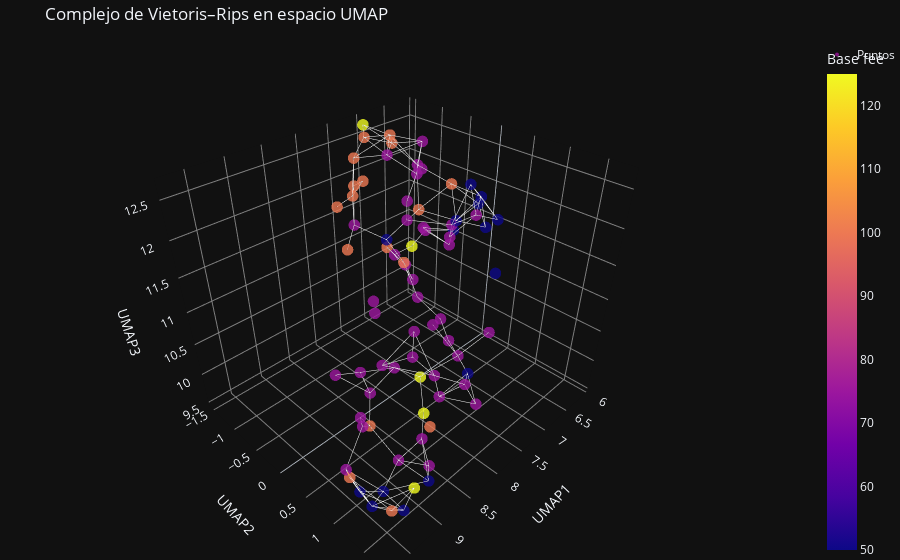

The code cell stored with this chart in its notebook:
### Code cell
fig = plot_rips_complex_3d(df_space, simplex_tree,"Base fee")
fig.show()

### Figure 1 — Plotly figure (JSON) as saved in the notebook; plotly's stock layout.template omitted (floating-point values rounded to 4 significant figures)
{"data": [{"marker": {"color": [75, 100, 50, 75, 100, 125, 75, 75, 75, 100, 75, 75, 125, 75, 100, 125, 50, 50, 75, 50, 75, 75, 75, 75, 50, 50, 75, 75, 75, 100, 75, 75, 75, 75, 75, 125, 75, 75, 50, 50, 75, 100, 75, 50, 75, 100, 75, 75, 50, 75, 100, 50, 75, 75, 100, 75, 75, 75, 75, 50, 100, 75, 100, 100, 100, 125, 50, 50, 100, 75, 75, 75, 100, 100, 75, 75, 100, 75, 50], "colorbar": {"title": {"text": "Base fee"}}, "opacity": 0.8, "size": 4}, "mode": "markers", "name": "Puntos", "text": [1282890977555839200, 1255908021842198000, 1364376551860962000, 1279218191310817300, 1316158964673335800, 725951699224907000, 1254303583045547000, 1315344706047362000, 1338690952348756000, 986342579444462300, 994392265836559400, 1170314793845437700, 1144449787453177600, 50637762, 1370475063168875000, 1279264133273766000, 1038158992459515900, 1060659586771911300, 995879788500033000, 1082092672297397400, 1117493870268287100, 1331317275345198300, 1345885220314300200, 1252955190460839200, 807287853103474300, 1003680480548024800, 1101521186410665200, 1126871837482680800, 911113843317991700, 878352430199001000, 1216205629459955500, 1152493881820384900, 1317428120714655700, 823224593312108900, 802873898143599600, 985588880340118800, 846281101302571300, 1073830324762676700, 1291369680799235000, 1291386342035447000, 1291348254945758000, 1284922899449150000, 1300846874190722000, 1178368806182581200, 1354503288606231800, 839283791724610400, 852322227051781600, 852836475894493600, 852998646126710300, 928953902518668800, 853430725018525700, 865741394178687700, 1065446126459762300, 865494322261178400, 852722227526718200, 852423984035352400, 852707152905312600, 852764754959774100, 865501138503964800, 865484469517762000, 852958133808719200, 958267722202025600, 878789244081373200, 852846097719499000, 852947489018010500, 865417719613815700, 865433093370851100, 865505131391285000, 929051174009268500, 1229800644222284300, 890771974735264600, 897405006229683800, 943495681388968800, 982475106451734700, 982475113924685800, 1061083288618779900, 1131261936147333000, 1061118933427624700, 1374717540319611100], "type": "scatter3d", "x": [6.334, 9.73, 6.102, 6.112, 6.834, 7.967, 6.124, 8.588, 6.768, 7.267, 7.312, 6.615, 8.293, 8.766, 8.83, 9.351, 9.421, 9.628, 7.24, 7.814, 8.561, 9.103, 9.103, 8.191, 6.693, 7.213, 7.713, 7.168, 7.454, 7.416, 8.118, 8.894, 8.463, 7.727, 8.714, 6.199, 6.674, 8.475, 9.317, 9.575, 9.57, 7.873, 8.383, 6.579, 8.553, 7.159, 6.678, 6.859, 6.415, 7.131, 7.031, 6.257, 7.624, 7.121, 6.505, 7.328, 6.419, 7.237, 6.808, 6.538, 7.487, 6.775, 7.54, 6.816, 7.146, 6.987, 6.252, 6.746, 6.834, 8.818, 8.242, 8.426, 8.928, 7.992, 7.249, 7.52, 9.626, 7.964, 8.812], "y": [-0.984, 1.2, -0.6008, -1.144, -1.239, 0.5283, -0.6486, 1.15, -0.9267, -0.463, 0.4185, -1.307, 0.9003, 0.6873, 0.5121, 1.757, 1.678, 1.414, 0.2011, 1.153, 0.06316, 0.6694, 0.6986, 0.2885, 0.6219, -0.8466, -0.5972, -0.2922, -1.225, -1.242, -0.1268, 1.068, 0.1207, 0.4975, 1.1, -1.343, -0.8595, 0.8908, 1.254, 1.162, 0.9395, -0.8893, 1.211, 0.4966, 1.247, -1.353, -0.7988, -0.0323, 0.09013, -0.379, -0.951, 0.08388, -0.06021, 0.2117, -0.3429, -0.3485, -0.9631, -0.7922, 0.3283, -0.2013, -1.136, -0.6279, -1.13, -0.6317, -1.312, -1.504, -0.06967, 0.166, -1.119, -0.11, 1.446, 1.163, 1.565, -0.8995, 1.005, 0.7578, 1.71, 1.421, 1.475], "z": [11.05, 10.3, 11.07, 10.86, 10.82, 10.12, 10.81, 9.951, 10.63, 11.09, 10.28, 10.57, 9.978, 10.91, 9.87, 10.29, 9.921, 9.934, 10.48, 10.48, 10.28, 10.33, 10.2, 10.27, 11.15, 11.26, 10.61, 10.56, 11.43, 11.99, 10.86, 9.762, 9.904, 10.81, 11.25, 10.53, 10.35, 11.34, 9.749, 9.893, 10.06, 11.36, 10.53, 11.83, 9.529, 11.94, 12.19, 11.48, 11.95, 12.34, 12.65, 11.44, 12.01, 11.86, 12.01, 12.05, 12.01, 12.49, 11.92, 11.54, 12.43, 12.59, 11.93, 11.65, 12.56, 12.63, 11.74, 12.25, 12.45, 10.29, 10.78, 10.85, 10.72, 12.01, 10.71, 10.34, 10.14, 10.27, 9.677]}, {"hoverinfo": "none", "line": {"color": "white", "width": 1}, "mode": "lines", "showlegend": false, "type": "scatter3d", "x": [6.334, 6.102, null], "y": [-0.984, -0.6008, null], "z": [11.05, 11.07, null]}, {"hoverinfo": "none", "line": {"color": "white", "width": 1}, "mode": "lines", "showlegend": false, "type": "scatter3d", "x": [6.334, 6.112, null], "y": [-0.984, -1.144, null], "z": [11.05, 10.86, null]}, {"hoverinfo": "none", "line": {"color": "white", "width": 1}, "mode": "lines", "showlegend": false, "type": "scatter3d", "x": [6.334, 6.124, null], "y": [-0.984, -0.6486, null], "z": [11.05, 10.81, null]}, {"hoverinfo": "none", "line": {"color": "white", "width": 1}, "mode": "lines", "showlegend": false, "type": "scatter3d", "x": [9.73, 9.628, null], "y": [1.2, 1.414, null], "z": [10.3, 9.934, null]}, {"hoverinfo": "none", "line": {"color": "white", "width": 1}, "mode": "lines", "showlegend": false, "type": "scatter3d", "x": [9.73, 9.575, null], "y": [1.2, 1.162, null], "z": [10.3, 9.893, null]}, {"hoverinfo": "none", "line": {"color": "white", "width": 1}, "mode": "lines", "showlegend": false, "type": "scatter3d", "x": [9.73, 9.57, null], "y": [1.2, 0.9395, null], "z": [10.3, 10.06, null]}, {"hoverinfo": "none", "line": {"color": "white", "width": 1}, "mode": "lines", "showlegend": false, "type": "scatter3d", "x": [9.73, 9.626, null], "y": [1.2, 1.71, null], "z": [10.3, 10.14, null]}, {"hoverinfo": "none", "line": {"color": "white", "width": 1}, "mode": "lines", "showlegend": false, "type": "scatter3d", "x": [6.102, 6.112, null], "y": [-0.6008, -1.144, null], "z": [11.07, 10.86, null]}, {"hoverinfo": "none", "line": {"color": "white", "width": 1}, "mode": "lines", "showlegend": false, "type": "scatter3d", "x": [6.102, 6.124, null], "y": [-0.6008, -0.6486, null], "z": [11.07, 10.81, null]}, {"hoverinfo": "none", "line": {"color": "white", "width": 1}, "mode": "lines", "showlegend": false, "type": "scatter3d", "x": [6.112, 6.124, null], "y": [-1.144, -0.6486, null], "z": [10.86, 10.81, null]}, {"hoverinfo": "none", "line": {"color": "white", "width": 1}, "mode": "lines", "showlegend": false, "type": "scatter3d", "x": [6.112, 6.199, null], "y": [-1.144, -1.343, null], "z": [10.86, 10.53, null]}, {"hoverinfo": "none", "line": {"color": "white", "width": 1}, "mode": "lines", "showlegend": false, "type": "scatter3d", "x": [6.834, 6.768, null], "y": [-1.239, -0.9267, null], "z": [10.82, 10.63, null]}, {"hoverinfo": "none", "line": {"color": "white", "width": 1}, "mode": "lines", "showlegend": false, "type": "scatter3d", "x": [6.834, 6.615, null], "y": [-1.239, -1.307, null], "z": [10.82, 10.57, null]}, {"hoverinfo": "none", "line": {"color": "white", "width": 1}, "mode": "lines", "showlegend": false, "type": "scatter3d", "x": [7.967, 8.293, null], "y": [0.5283, 0.9003, null], "z": [10.12, 9.978, null]}, {"hoverinfo": "none", "line": {"color": "white", "width": 1}, "mode": "lines", "showlegend": false, "type": "scatter3d", "x": [7.967, 8.191, null], "y": [0.5283, 0.2885, null], "z": [10.12, 10.27, null]}, {"hoverinfo": "none", "line": {"color": "white", "width": 1}, "mode": "lines", "showlegend": false, "type": "scatter3d", "x": [7.967, 7.52, null], "y": [0.5283, 0.7578, null], "z": [10.12, 10.34, null]}, {"hoverinfo": "none", "line": {"color": "white", "width": 1}, "mode": "lines", "showlegend": false, "type": "scatter3d", "x": [8.588, 8.293, null], "y": [1.15, 0.9003, null], "z": [9.951, 9.978, null]}, {"hoverinfo": "none", "line": {"color": "white", "width": 1}, "mode": "lines", "showlegend": false, "type": "scatter3d", "x": [8.588, 8.894, null], "y": [1.15, 1.068, null], "z": [9.951, 9.762, null]}, {"hoverinfo": "none", "line": {"color": "white", "width": 1}, "mode": "lines", "showlegend": false, "type": "scatter3d", "x": [8.588, 8.553, null], "y": [1.15, 1.247, null], "z": [9.951, 9.529, null]}, {"hoverinfo": "none", "line": {"color": "white", "width": 1}, "mode": "lines", "showlegend": false, "type": "scatter3d", "x": [8.588, 8.812, null], "y": [1.15, 1.475, null], "z": [9.951, 9.677, null]}, {"hoverinfo": "none", "line": {"color": "white", "width": 1}, "mode": "lines", "showlegend": false, "type": "scatter3d", "x": [6.768, 6.615, null], "y": [-0.9267, -1.307, null], "z": [10.63, 10.57, null]}, {"hoverinfo": "none", "line": {"color": "white", "width": 1}, "mode": "lines", "showlegend": false, "type": "scatter3d", "x": [6.768, 6.674, null], "y": [-0.9267, -0.8595, null], "z": [10.63, 10.35, null]}, {"hoverinfo": "none", "line": {"color": "white", "width": 1}, "mode": "lines", "showlegend": false, "type": "scatter3d", "x": [7.267, 7.213, null], "y": [-0.463, -0.8466, null], "z": [11.09, 11.26, null]}, {"hoverinfo": "none", "line": {"color": "white", "width": 1}, "mode": "lines", "showlegend": false, "type": "scatter3d", "x": [7.267, 7.168, null], "y": [-0.463, -0.2922, null], "z": [11.09, 10.56, null]}, {"hoverinfo": "none", "line": {"color": "white", "width": 1}, "mode": "lines", "showlegend": false, "type": "scatter3d", "x": [7.312, 7.24, null], "y": [0.4185, 0.2011, null], "z": [10.28, 10.48, null]}, {"hoverinfo": "none", "line": {"color": "white", "width": 1}, "mode": "lines", "showlegend": false, "type": "scatter3d", "x": [7.312, 7.52, null], "y": [0.4185, 0.7578, null], "z": [10.28, 10.34, null]}, {"hoverinfo": "none", "line": {"color": "white", "width": 1}, "mode": "lines", "showlegend": false, "type": "scatter3d", "x": [6.615, 6.199, null], "y": [-1.307, -1.343, null], "z": [10.57, 10.53, null]}, {"hoverinfo": "none", "line": {"color": "white", "width": 1}, "mode": "lines", "showlegend": false, "type": "scatter3d", "x": [6.615, 6.674, null], "y": [-1.307, -0.8595, null], "z": [10.57, 10.35, null]}, {"hoverinfo": "none", "line": {"color": "white", "width": 1}, "mode": "lines", "showlegend": false, "type": "scatter3d", "x": [8.766, 8.714, null], "y": [0.6873, 1.1, null], "z": [10.91, 11.25, null]}, {"hoverinfo": "none", "line": {"color": "white", "width": 1}, "mode": "lines", "showlegend": false, "type": "scatter3d", "x": [8.766, 8.475, null], "y": [0.6873, 0.8908, null], "z": [10.91, 11.34, null]}, {"hoverinfo": "none", "line": {"color": "white", "width": 1}, "mode": "lines", "showlegend": false, "type": "scatter3d", "x": [8.766, 8.426, null], "y": [0.6873, 1.163, null], "z": [10.91, 10.85, null]}, {"hoverinfo": "none", "line": {"color": "white", "width": 1}, "mode": "lines", "showlegend": false, "type": "scatter3d", "x": [8.83, 9.103, null], "y": [0.5121, 0.6694, null], "z": [9.87, 10.33, null]}, {"hoverinfo": "none", "line": {"color": "white", "width": 1}, "mode": "lines", "showlegend": false, "type": "scatter3d", "x": [8.83, 9.103, null], "y": [0.5121, 0.6986, null], "z": [9.87, 10.2, null]}, {"hoverinfo": "none", "line": {"color": "white", "width": 1}, "mode": "lines", "showlegend": false, "type": "scatter3d", "x": [8.83, 8.894, null], "y": [0.5121, 1.068, null], "z": [9.87, 9.762, null]}, {"hoverinfo": "none", "line": {"color": "white", "width": 1}, "mode": "lines", "showlegend": false, "type": "scatter3d", "x": [8.83, 8.463, null], "y": [0.5121, 0.1207, null], "z": [9.87, 9.904, null]}, {"hoverinfo": "none", "line": {"color": "white", "width": 1}, "mode": "lines", "showlegend": false, "type": "scatter3d", "x": [9.351, 9.421, null], "y": [1.757, 1.678, null], "z": [10.29, 9.921, null]}, {"hoverinfo": "none", "line": {"color": "white", "width": 1}, "mode": "lines", "showlegend": false, "type": "scatter3d", "x": [9.351, 9.628, null], "y": [1.757, 1.414, null], "z": [10.29, 9.934, null]}, {"hoverinfo": "none", "line": {"color": "white", "width": 1}, "mode": "lines", "showlegend": false, "type": "scatter3d", "x": [9.351, 9.626, null], "y": [1.757, 1.71, null], "z": [10.29, 10.14, null]}, {"hoverinfo": "none", "line": {"color": "white", "width": 1}, "mode": "lines", "showlegend": false, "type": "scatter3d", "x": [9.421, 9.628, null], "y": [1.678, 1.414, null], "z": [9.921, 9.934, null]}, {"hoverinfo": "none", "line": {"color": "white", "width": 1}, "mode": "lines", "showlegend": false, "type": "scatter3d", "x": [9.421, 9.317, null], "y": [1.678, 1.254, null], "z": [9.921, 9.749, null]}, {"hoverinfo": "none", "line": {"color": "white", "width": 1}, "mode": "lines", "showlegend": false, "type": "scatter3d", "x": [9.421, 9.575, null], "y": [1.678, 1.162, null], "z": [9.921, 9.893, null]}, {"hoverinfo": "none", "line": {"color": "white", "width": 1}, "mode": "lines", "showlegend": false, "type": "scatter3d", "x": [9.421, 9.626, null], "y": [1.678, 1.71, null], "z": [9.921, 10.14, null]}, {"hoverinfo": "none", "line": {"color": "white", "width": 1}, "mode": "lines", "showlegend": false, "type": "scatter3d", "x": [9.628, 9.317, null], "y": [1.414, 1.254, null], "z": [9.934, 9.749, null]}, {"hoverinfo": "none", "line": {"color": "white", "width": 1}, "mode": "lines", "showlegend": false, "type": "scatter3d", "x": [9.628, 9.575, null], "y": [1.414, 1.162, null], "z": [9.934, 9.893, null]}, {"hoverinfo": "none", "line": {"color": "white", "width": 1}, "mode": "lines", "showlegend": false, "type": "scatter3d", "x": [9.628, 9.57, null], "y": [1.414, 0.9395, null], "z": [9.934, 10.06, null]}, {"hoverinfo": "none", "line": {"color": "white", "width": 1}, "mode": "lines", "showlegend": false, "type": "scatter3d", "x": [9.628, 9.626, null], "y": [1.414, 1.71, null], "z": [9.934, 10.14, null]}, {"hoverinfo": "none", "line": {"color": "white", "width": 1}, "mode": "lines", "showlegend": false, "type": "scatter3d", "x": [7.24, 7.168, null], "y": [0.2011, -0.2922, null], "z": [10.48, 10.56, null]}, {"hoverinfo": "none", "line": {"color": "white", "width": 1}, "mode": "lines", "showlegend": false, "type": "scatter3d", "x": [7.814, 8.383, null], "y": [1.153, 1.211, null], "z": [10.48, 10.53, null]}, {"hoverinfo": "none", "line": {"color": "white", "width": 1}, "mode": "lines", "showlegend": false, "type": "scatter3d", "x": [7.814, 8.242, null], "y": [1.153, 1.446, null], "z": [10.48, 10.78, null]}, {"hoverinfo": "none", "line": {"color": "white", "width": 1}, "mode": "lines", "showlegend": false, "type": "scatter3d", "x": [7.814, 7.52, null], "y": [1.153, 0.7578, null], "z": [10.48, 10.34, null]}, {"hoverinfo": "none", "line": {"color": "white", "width": 1}, "mode": "lines", "showlegend": false, "type": "scatter3d", "x": [7.814, 7.964, null], "y": [1.153, 1.421, null], "z": [10.48, 10.27, null]}, {"hoverinfo": "none", "line": {"color": "white", "width": 1}, "mode": "lines", "showlegend": false, "type": "scatter3d", "x": [8.561, 8.191, null], "y": [0.06316, 0.2885, null], "z": [10.28, 10.27, null]}, {"hoverinfo": "none", "line": {"color": "white", "width": 1}, "mode": "lines", "showlegend": false, "type": "scatter3d", "x": [8.561, 8.463, null], "y": [0.06316, 0.1207, null], "z": [10.28, 9.904, null]}, {"hoverinfo": "none", "line": {"color": "white", "width": 1}, "mode": "lines", "showlegend": false, "type": "scatter3d", "x": [8.561, 8.818, null], "y": [0.06316, -0.11, null], "z": [10.28, 10.29, null]}, {"hoverinfo": "none", "line": {"color": "white", "width": 1}, "mode": "lines", "showlegend": false, "type": "scatter3d", "x": [9.103, 9.103, null], "y": [0.6694, 0.6986, null], "z": [10.33, 10.2, null]}, {"hoverinfo": "none", "line": {"color": "white", "width": 1}, "mode": "lines", "showlegend": false, "type": "scatter3d", "x": [9.103, 9.57, null], "y": [0.6986, 0.9395, null], "z": [10.2, 10.06, null]}, {"hoverinfo": "none", "line": {"color": "white", "width": 1}, "mode": "lines", "showlegend": false, "type": "scatter3d", "x": [8.191, 8.463, null], "y": [0.2885, 0.1207, null], "z": [10.27, 9.904, null]}, {"hoverinfo": "none", "line": {"color": "white", "width": 1}, "mode": "lines", "showlegend": false, "type": "scatter3d", "x": [7.213, 7.454, null], "y": [-0.8466, -1.225, null], "z": [11.26, 11.43, null]}, {"hoverinfo": "none", "line": {"color": "white", "width": 1}, "mode": "lines", "showlegend": false, "type": "scatter3d", "x": [7.213, 6.816, null], "y": [-0.8466, -0.6317, null], "z": [11.26, 11.65, null]}, {"hoverinfo": "none", "line": {"color": "white", "width": 1}, "mode": "lines", "showlegend": false, "type": "scatter3d", "x": [7.454, 7.416, null], "y": [-1.225, -1.242, null], "z": [11.43, 11.99, null]}, {"hoverinfo": "none", "line": {"color": "white", "width": 1}, "mode": "lines", "showlegend": false, "type": "scatter3d", "x": [7.454, 7.873, null], "y": [-1.225, -0.8893, null], "z": [11.43, 11.36, null]}, {"hoverinfo": "none", "line": {"color": "white", "width": 1}, "mode": "lines", "showlegend": false, "type": "scatter3d", "x": [7.454, 7.54, null], "y": [-1.225, -1.13, null], "z": [11.43, 11.93, null]}, {"hoverinfo": "none", "line": {"color": "white", "width": 1}, "mode": "lines", "showlegend": false, "type": "scatter3d", "x": [7.416, 7.159, null], "y": [-1.242, -1.353, null], "z": [11.99, 11.94, null]}, {"hoverinfo": "none", "line": {"color": "white", "width": 1}, "mode": "lines", "showlegend": false, "type": "scatter3d", "x": [7.416, 7.487, null], "y": [-1.242, -1.136, null], "z": [11.99, 12.43, null]}, {"hoverinfo": "none", "line": {"color": "white", "width": 1}, "mode": "lines", "showlegend": false, "type": "scatter3d", "x": [7.416, 7.54, null], "y": [-1.242, -1.13, null], "z": [11.99, 11.93, null]}, {"hoverinfo": "none", "line": {"color": "white", "width": 1}, "mode": "lines", "showlegend": false, "type": "scatter3d", "x": [8.894, 9.317, null], "y": [1.068, 1.254, null], "z": [9.762, 9.749, null]}, {"hoverinfo": "none", "line": {"color": "white", "width": 1}, "mode": "lines", "showlegend": false, "type": "scatter3d", "x": [8.894, 8.553, null], "y": [1.068, 1.247, null], "z": [9.762, 9.529, null]}, {"hoverinfo": "none", "line": {"color": "white", "width": 1}, "mode": "lines", "showlegend": false, "type": "scatter3d", "x": [8.894, 8.812, null], "y": [1.068, 1.475, null], "z": [9.762, 9.677, null]}, {"hoverinfo": "none", "line": {"color": "white", "width": 1}, "mode": "lines", "showlegend": false, "type": "scatter3d", "x": [8.463, 8.818, null], "y": [0.1207, -0.11, null], "z": [9.904, 10.29, null]}, {"hoverinfo": "none", "line": {"color": "white", "width": 1}, "mode": "lines", "showlegend": false, "type": "scatter3d", "x": [7.727, 7.52, null], "y": [0.4975, 0.7578, null], "z": [10.81, 10.34, null]}, {"hoverinfo": "none", "line": {"color": "white", "width": 1}, "mode": "lines", "showlegend": false, "type": "scatter3d", "x": [8.714, 8.475, null], "y": [1.1, 0.8908, null], "z": [11.25, 11.34, null]}, {"hoverinfo": "none", "line": {"color": "white", "width": 1}, "mode": "lines", "showlegend": false, "type": "scatter3d", "x": [8.714, 8.426, null], "y": [1.1, 1.163, null], "z": [11.25, 10.85, null]}, {"hoverinfo": "none", "line": {"color": "white", "width": 1}, "mode": "lines", "showlegend": false, "type": "scatter3d", "x": [8.475, 8.426, null], "y": [0.8908, 1.163, null], "z": [11.34, 10.85, null]}, {"hoverinfo": "none", "line": {"color": "white", "width": 1}, "mode": "lines", "showlegend": false, "type": "scatter3d", "x": [9.317, 9.575, null], "y": [1.254, 1.162, null], "z": [9.749, 9.893, null]}, {"hoverinfo": "none", "line": {"color": "white", "width": 1}, "mode": "lines", "showlegend": false, "type": "scatter3d", "x": [9.317, 9.57, null], "y": [1.254, 0.9395, null], "z": [9.749, 10.06, null]}, {"hoverinfo": "none", "line": {"color": "white", "width": 1}, "mode": "lines", "showlegend": false, "type": "scatter3d", "x": [9.317, 8.812, null], "y": [1.254, 1.475, null], "z": [9.749, 9.677, null]}, {"hoverinfo": "none", "line": {"color": "white", "width": 1}, "mode": "lines", "showlegend": false, "type": "scatter3d", "x": [9.575, 9.57, null], "y": [1.162, 0.9395, null], "z": [9.893, 10.06, null]}, {"hoverinfo": "none", "line": {"color": "white", "width": 1}, "mode": "lines", "showlegend": false, "type": "scatter3d", "x": [8.383, 8.242, null], "y": [1.211, 1.446, null], "z": [10.53, 10.78, null]}, {"hoverinfo": "none", "line": {"color": "white", "width": 1}, "mode": "lines", "showlegend": false, "type": "scatter3d", "x": [8.383, 8.426, null], "y": [1.211, 1.163, null], "z": [10.53, 10.85, null]}, {"hoverinfo": "none", "line": {"color": "white", "width": 1}, "mode": "lines", "showlegend": false, "type": "scatter3d", "x": [8.383, 7.964, null], "y": [1.211, 1.421, null], "z": [10.53, 10.27, null]}, {"hoverinfo": "none", "line": {"color": "white", "width": 1}, "mode": "lines", "showlegend": false, "type": "scatter3d", "x": [6.579, 6.415, null], "y": [0.4966, 0.09013, null], "z": [11.83, 11.95, null]}, {"hoverinfo": "none", "line": {"color": "white", "width": 1}, "mode": "lines", "showlegend": false, "type": "scatter3d", "x": [6.579, 6.808, null], "y": [0.4966, 0.3283, null], "z": [11.83, 11.92, null]}, {"hoverinfo": "none", "line": {"color": "white", "width": 1}, "mode": "lines", "showlegend": false, "type": "scatter3d", "x": [6.579, 6.746, null], "y": [0.4966, 0.166, null], "z": [11.83, 12.25, null]}, {"hoverinfo": "none", "line": {"color": "white", "width": 1}, "mode": "lines", "showlegend": false, "type": "scatter3d", "x": [8.553, 8.812, null], "y": [1.247, 1.475, null], "z": [9.529, 9.677, null]}, {"hoverinfo": "none", "line": {"color": "white", "width": 1}, "mode": "lines", "showlegend": false, "type": "scatter3d", "x": [7.159, 7.54, null], "y": [-1.353, -1.13, null], "z": [11.94, 11.93, null]}, {"hoverinfo": "none", "line": {"color": "white", "width": 1}, "mode": "lines", "showlegend": false, "type": "scatter3d", "x": [6.678, 7.031, null], "y": [-0.7988, -0.951, null], "z": [12.19, 12.65, null]}, {"hoverinfo": "none", "line": {"color": "white", "width": 1}, "mode": "lines", "showlegend": false, "type": "scatter3d", "x": [6.678, 6.505, null], "y": [-0.7988, -0.3429, null], "z": [12.19, 12.01, null]}, {"hoverinfo": "none", "line": {"color": "white", "width": 1}, "mode": "lines", "showlegend": false, "type": "scatter3d", "x": [6.678, 6.419, null], "y": [-0.7988, -0.9631, null], "z": [12.19, 12.01, null]}, {"hoverinfo": "none", "line": {"color": "white", "width": 1}, "mode": "lines", "showlegend": false, "type": "scatter3d", "x": [6.678, 6.775, null], "y": [-0.7988, -0.6279, null], "z": [12.19, 12.59, null]}, {"hoverinfo": "none", "line": {"color": "white", "width": 1}, "mode": "lines", "showlegend": false, "type": "scatter3d", "x": [6.678, 6.816, null], "y": [-0.7988, -0.6317, null], "z": [12.19, 11.65, null]}, {"hoverinfo": "none", "line": {"color": "white", "width": 1}, "mode": "lines", "showlegend": false, "type": "scatter3d", "x": [6.678, 6.834, null], "y": [-0.7988, -1.119, null], "z": [12.19, 12.45, null]}, {"hoverinfo": "none", "line": {"color": "white", "width": 1}, "mode": "lines", "showlegend": false, "type": "scatter3d", "x": [6.859, 7.121, null], "y": [-0.0323, 0.2117, null], "z": [11.48, 11.86, null]}, {"hoverinfo": "none", "line": {"color": "white", "width": 1}, "mode": "lines", "showlegend": false, "type": "scatter3d", "x": [6.859, 6.808, null], "y": [-0.0323, 0.3283, null], "z": [11.48, 11.92, null]}, {"hoverinfo": "none", "line": {"color": "white", "width": 1}, "mode": "lines", "showlegend": false, "type": "scatter3d", "x": [6.859, 6.538, null], "y": [-0.0323, -0.2013, null], "z": [11.48, 11.54, null]}, {"hoverinfo": "none", "line": {"color": "white", "width": 1}, "mode": "lines", "showlegend": false, "type": "scatter3d", "x": [6.415, 6.257, null], "y": [0.09013, 0.08388, null], "z": [11.95, 11.44, null]}, {"hoverinfo": "none", "line": {"color": "white", "width": 1}, "mode": "lines", "showlegend": false, "type": "scatter3d", "x": [6.415, 6.505, null], "y": [0.09013, -0.3429, null], "z": [11.95, 12.01, null]}, {"hoverinfo": "none", "line": {"color": "white", "width": 1}, "mode": "lines", "showlegend": false, "type": "scatter3d", "x": [6.415, 6.808, null], "y": [0.09013, 0.3283, null], "z": [11.95, 11.92, null]}, {"hoverinfo": "none", "line": {"color": "white", "width": 1}, "mode": "lines", "showlegend": false, "type": "scatter3d", "x": [6.415, 6.538, null], "y": [0.09013, -0.2013, null], "z": [11.95, 11.54, null]}, {"hoverinfo": "none", "line": {"color": "white", "width": 1}, "mode": "lines", "showlegend": false, "type": "scatter3d", "x": [6.415, 6.252, null], "y": [0.09013, -0.06967, null], "z": [11.95, 11.74, null]}, {"hoverinfo": "none", "line": {"color": "white", "width": 1}, "mode": "lines", "showlegend": false, "type": "scatter3d", "x": [6.415, 6.746, null], "y": [0.09013, 0.166, null], "z": [11.95, 12.25, null]}, {"hoverinfo": "none", "line": {"color": "white", "width": 1}, "mode": "lines", "showlegend": false, "type": "scatter3d", "x": [7.131, 7.328, null], "y": [-0.379, -0.3485, null], "z": [12.34, 12.05, null]}, {"hoverinfo": "none", "line": {"color": "white", "width": 1}, "mode": "lines", "showlegend": false, "type": "scatter3d", "x": [7.131, 7.237, null], "y": [-0.379, -0.7922, null], "z": [12.34, 12.49, null]}, {"hoverinfo": "none", "line": {"color": "white", "width": 1}, "mode": "lines", "showlegend": false, "type": "scatter3d", "x": [7.131, 6.775, null], "y": [-0.379, -0.6279, null], "z": [12.34, 12.59, null]}, {"hoverinfo": "none", "line": {"color": "white", "width": 1}, "mode": "lines", "showlegend": false, "type": "scatter3d", "x": [7.031, 7.237, null], "y": [-0.951, -0.7922, null], "z": [12.65, 12.49, null]}, {"hoverinfo": "none", "line": {"color": "white", "width": 1}, "mode": "lines", "showlegend": false, "type": "scatter3d", "x": [7.031, 7.487, null], "y": [-0.951, -1.136, null], "z": [12.65, 12.43, null]}, {"hoverinfo": "none", "line": {"color": "white", "width": 1}, "mode": "lines", "showlegend": false, "type": "scatter3d", "x": [7.031, 6.775, null], "y": [-0.951, -0.6279, null], "z": [12.65, 12.59, null]}, {"hoverinfo": "none", "line": {"color": "white", "width": 1}, "mode": "lines", "showlegend": false, "type": "scatter3d", "x": [7.031, 7.146, null], "y": [-0.951, -1.312, null], "z": [12.65, 12.56, null]}, {"hoverinfo": "none", "line": {"color": "white", "width": 1}, "mode": "lines", "showlegend": false, "type": "scatter3d", "x": [7.031, 6.987, null], "y": [-0.951, -1.504, null], "z": [12.65, 12.63, null]}, {"hoverinfo": "none", "line": {"color": "white", "width": 1}, "mode": "lines", "showlegend": false, "type": "scatter3d", "x": [7.031, 6.834, null], "y": [-0.951, -1.119, null], "z": [12.65, 12.45, null]}, {"hoverinfo": "none", "line": {"color": "white", "width": 1}, "mode": "lines", "showlegend": false, "type": "scatter3d", "x": [6.257, 6.538, null], "y": [0.08388, -0.2013, null], "z": [11.44, 11.54, null]}, {"hoverinfo": "none", "line": {"color": "white", "width": 1}, "mode": "lines", "showlegend": false, "type": "scatter3d", "x": [6.257, 6.252, null], "y": [0.08388, -0.06967, null], "z": [11.44, 11.74, null]}, {"hoverinfo": "none", "line": {"color": "white", "width": 1}, "mode": "lines", "showlegend": false, "type": "scatter3d", "x": [7.624, 7.121, null], "y": [-0.06021, 0.2117, null], "z": [12.01, 11.86, null]}, {"hoverinfo": "none", "line": {"color": "white", "width": 1}, "mode": "lines", "showlegend": false, "type": "scatter3d", "x": [7.624, 7.328, null], "y": [-0.06021, -0.3485, null], "z": [12.01, 12.05, null]}, {"hoverinfo": "none", "line": {"color": "white", "width": 1}, "mode": "lines", "showlegend": false, "type": "scatter3d", "x": [7.121, 6.808, null], "y": [0.2117, 0.3283, null], "z": [11.86, 11.92, null]}, {"hoverinfo": "none", "line": {"color": "white", "width": 1}, "mode": "lines", "showlegend": false, "type": "scatter3d", "x": [7.121, 6.746, null], "y": [0.2117, 0.166, null], "z": [11.86, 12.25, null]}, {"hoverinfo": "none", "line": {"color": "white", "width": 1}, "mode": "lines", "showlegend": false, "type": "scatter3d", "x": [6.505, 6.538, null], "y": [-0.3429, -0.2013, null], "z": [12.01, 11.54, null]}, {"hoverinfo": "none", "line": {"color": "white", "width": 1}, "mode": "lines", "showlegend": false, "type": "scatter3d", "x": [6.505, 6.816, null], "y": [-0.3429, -0.6317, null], "z": [12.01, 11.65, null]}, {"hoverinfo": "none", "line": {"color": "white", "width": 1}, "mode": "lines", "showlegend": false, "type": "scatter3d", "x": [6.505, 6.252, null], "y": [-0.3429, -0.06967, null], "z": [12.01, 11.74, null]}, {"hoverinfo": "none", "line": {"color": "white", "width": 1}, "mode": "lines", "showlegend": false, "type": "scatter3d", "x": [7.237, 7.487, null], "y": [-0.7922, -1.136, null], "z": [12.49, 12.43, null]}, {"hoverinfo": "none", "line": {"color": "white", "width": 1}, "mode": "lines", "showlegend": false, "type": "scatter3d", "x": [7.237, 6.775, null], "y": [-0.7922, -0.6279, null], "z": [12.49, 12.59, null]}, {"hoverinfo": "none", "line": {"color": "white", "width": 1}, "mode": "lines", "showlegend": false, "type": "scatter3d", "x": [7.237, 7.146, null], "y": [-0.7922, -1.312, null], "z": [12.49, 12.56, null]}, {"hoverinfo": "none", "line": {"color": "white", "width": 1}, "mode": "lines", "showlegend": false, "type": "scatter3d", "x": [7.237, 6.834, null], "y": [-0.7922, -1.119, null], "z": [12.49, 12.45, null]}, {"hoverinfo": "none", "line": {"color": "white", "width": 1}, "mode": "lines", "showlegend": false, "type": "scatter3d", "x": [6.808, 6.746, null], "y": [0.3283, 0.166, null], "z": [11.92, 12.25, null]}, {"hoverinfo": "none", "line": {"color": "white", "width": 1}, "mode": "lines", "showlegend": false, "type": "scatter3d", "x": [6.538, 6.816, null], "y": [-0.2013, -0.6317, null], "z": [11.54, 11.65, null]}, {"hoverinfo": "none", "line": {"color": "white", "width": 1}, "mode": "lines", "showlegend": false, "type": "scatter3d", "x": [6.538, 6.252, null], "y": [-0.2013, -0.06967, null], "z": [11.54, 11.74, null]}, {"hoverinfo": "none", "line": {"color": "white", "width": 1}, "mode": "lines", "showlegend": false, "type": "scatter3d", "x": [7.487, 7.54, null], "y": [-1.136, -1.13, null], "z": [12.43, 11.93, null]}, {"hoverinfo": "none", "line": {"color": "white", "width": 1}, "mode": "lines", "showlegend": false, "type": "scatter3d", "x": [7.487, 7.146, null], "y": [-1.136, -1.312, null], "z": [12.43, 12.56, null]}, {"hoverinfo": "none", "line": {"color": "white", "width": 1}, "mode": "lines", "showlegend": false, "type": "scatter3d", "x": [6.775, 6.834, null], "y": [-0.6279, -1.119, null], "z": [12.59, 12.45, null]}, {"hoverinfo": "none", "line": {"color": "white", "width": 1}, "mode": "lines", "showlegend": false, "type": "scatter3d", "x": [7.54, 7.992, null], "y": [-1.13, -0.8995, null], "z": [11.93, 12.01, null]}, {"hoverinfo": "none", "line": {"color": "white", "width": 1}, "mode": "lines", "showlegend": false, "type": "scatter3d", "x": [7.146, 6.987, null], "y": [-1.312, -1.504, null], "z": [12.56, 12.63, null]}, {"hoverinfo": "none", "line": {"color": "white", "width": 1}, "mode": "lines", "showlegend": false, "type": "scatter3d", "x": [7.146, 6.834, null], "y": [-1.312, -1.119, null], "z": [12.56, 12.45, null]}, {"hoverinfo": "none", "line": {"color": "white", "width": 1}, "mode": "lines", "showlegend": false, "type": "scatter3d", "x": [6.987, 6.834, null], "y": [-1.504, -1.119, null], "z": [12.63, 12.45, null]}, {"hoverinfo": "none", "line": {"color": "white", "width": 1}, "mode": "lines", "showlegend": false, "type": "scatter3d", "x": [8.242, 8.426, null], "y": [1.446, 1.163, null], "z": [10.78, 10.85, null]}, {"hoverinfo": "none", "line": {"color": "white", "width": 1}, "mode": "lines", "showlegend": false, "type": "scatter3d", "x": [8.242, 7.964, null], "y": [1.446, 1.421, null], "z": [10.78, 10.27, null]}, {"hoverinfo": "none", "line": {"color": "white", "width": 1}, "mode": "lines", "showlegend": false, "type": "scatter3d", "x": [7.249, 7.52, null], "y": [1.005, 0.7578, null], "z": [10.71, 10.34, null]}], "layout": {"margin": {"b": 0, "l": 0, "r": 0, "t": 40}, "scene": {"xaxis": {"backgroundcolor": "#111111", "gridcolor": "gray", "title": {"text": "UMAP1"}}, "yaxis": {"backgroundcolor": "#111111", "gridcolor": "gray", "title": {"text": "UMAP2"}}, "zaxis": {"backgroundcolor": "#111111", "gridcolor": "gray", "title": {"text": "UMAP3"}}}, "title": {"text": "Complejo de Vietoris–Rips en espacio UMAP"}}}
